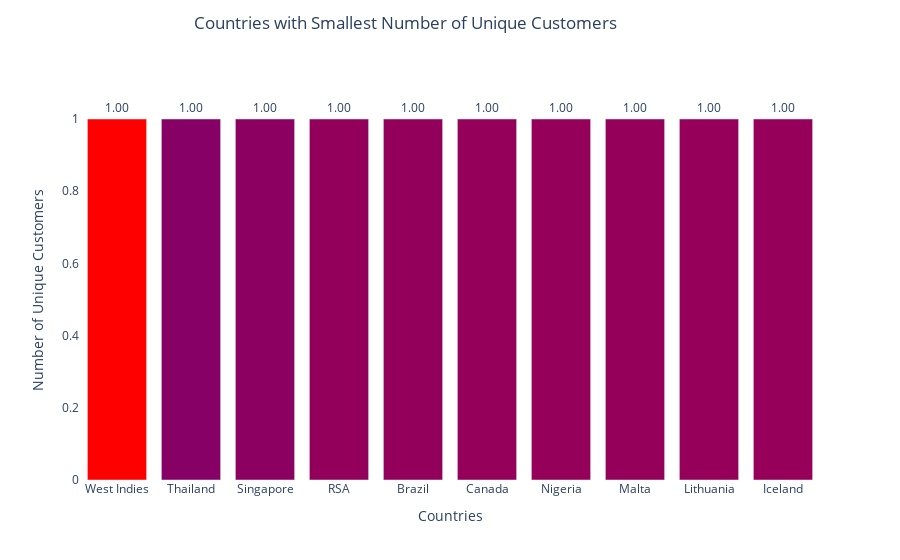

Notebook source saved alongside this figure:
### Code cell
fig = go.Figure(data=[
    go.Bar(name='Countries with Smallest Number of Unique Customers', 
           x=retail_countries_customers_asc['Country'].astype(str), 
           y=retail_countries_customers_asc['Customer Count'],
           marker_opacity=1,
           marker={'color': retail_countries_customers_desc['Customer Count'],
                   'colorscale': 'Rainbow'}
          )
    ])

fig.update_traces(texttemplate='%{y:.3s}', textposition='outside')

fig.update_layout(title='Countries with Smallest Number of Unique Customers',
                  title_x=0.45,
                  title_y=0.97,
                  xaxis_title="Countries",
                  yaxis_title="Number of Unique Customers",
                  plot_bgcolor='white')
fig.show()

### Figure 1 — Plotly figure (JSON) as saved in the notebook; plotly's stock layout.template omitted (floating-point values rounded to 4 significant figures)
{"data": [{"marker": {"color": [4035, 68, 47, 25, 23, 18, 17, 16, 15, 14], "colorscale": [[0, "rgb(150,0,90)"], [0.125, "rgb(0,0,200)"], [0.25, "rgb(0,25,255)"], [0.375, "rgb(0,152,255)"], [0.5, "rgb(44,255,150)"], [0.625, "rgb(151,255,0)"], [0.75, "rgb(255,234,0)"], [0.875, "rgb(255,111,0)"], [1, "rgb(255,0,0)"]], "opacity": 1}, "name": "Countries with Smallest Number of Unique Customers", "textposition": "outside", "texttemplate": "%{y:.3s}", "type": "bar", "x": ["West Indies", "Thailand", "Singapore", "RSA", "Brazil", "Canada", "Nigeria", "Malta", "Lithuania", "Iceland"], "y": [1, 1, 1, 1, 1, 1, 1, 1, 1, 1]}], "layout": {"autosize": true, "plot_bgcolor": "white", "title": {"text": "Countries with Smallest Number of Unique Customers", "x": 0.45, "y": 0.97}, "xaxis": {"autorange": true, "range": [-0.5, 9.5], "title": {"text": "Countries"}, "type": "category"}, "yaxis": {"autorange": true, "range": [0, 1.053], "title": {"text": "Number of Unique Customers"}, "type": "linear"}}}
